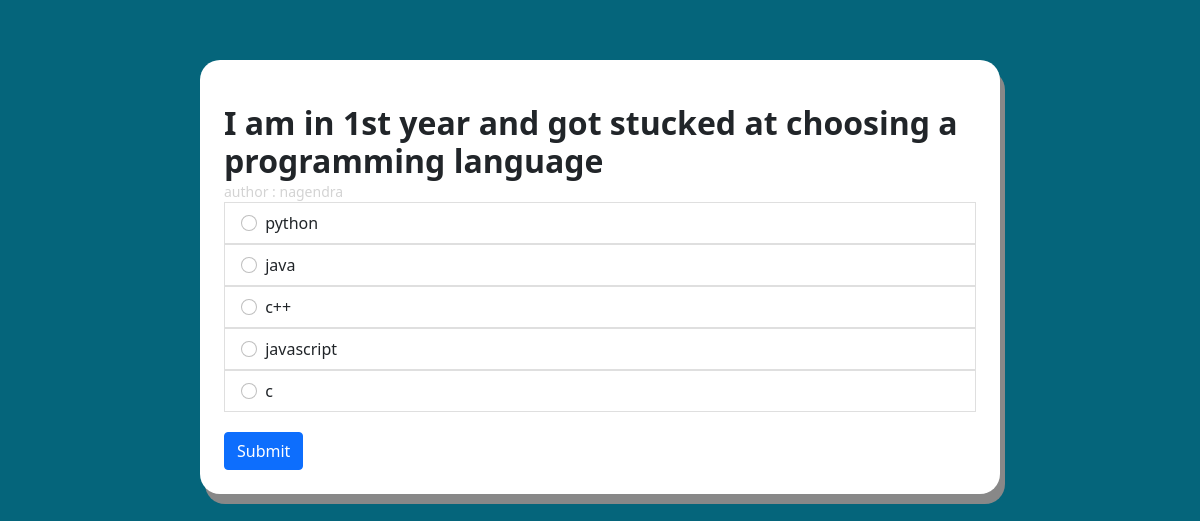
Page //tag/poll/2 (signed in) on the committed database.
### main/models.py (models this page shows, shortened)
class Poll(models.Model):
    tag = models.CharField(max_length=100)
    author = models.ForeignKey(User, null=False, on_delete=models.CASCADE)
    title = models.CharField(max_length=200)
    options = models.CharField(max_length=500)
    created_at = models.DateTimeField(auto_now_add=True)

class Choice(models.Model):
    poll = models.ForeignKey(Poll, null=False, on_delete = models.CASCADE, related_name='choices')
    text = models.CharField(max_length=100)
    vote = models.IntegerField(default=0)

### main/views.py (the view)
# urls.py: path('/<str:tag>/poll/<int:id>', views.pollPage, name='poll'),
def pollPage(request, tag, id):
	poll = Poll.objects.get(id=id)
	options = poll.choices.all()
	submitted = Track.objects.filter(poll=poll, user=request.user).exists()
	if submitted:
		return redirect('poll-result', tag=tag, id=id)
	return render(request, 'poll.html', {
		'poll': poll,
		'options': options,
		'tag': tag,
	})

### main/templates/poll.html (shortened to what this page needs)
{% extends 'layouts/page.html' %}
{% block content %}
<div class="page question-page">
	<h2 class="question-title">{{poll.title}}</h2>
	<span class="question-author">author : {{poll.author.username}}</span>
	<form method="POST" action=" {% url 'poll-result' tag poll.id %} ">
	<ul class="list-group" style="margin:0px">
		{% for option in options %}
		<label>
			<li class="list-group-item">
				<input class="form-check-input me-1" type="radio" name = 'choice' value="{{option.id}}" aria-label="...">
				{{option.text}}
			  </li>
		</label>
		{% endfor %}
	</ul>
	<input type="submit" value = "Submit" class = 'btn btn-primary'>
	</form>
</div>
{% endblock %}

### main/static/css/styles2.css (style rules this page uses)
.list-group { margin-top: 30px; }
.btn-primary { margin-top: 20px !important; }
label,li,input { cursor: pointer }

### main/static/css/styles.css (style rules this page uses)
html, body { font-family: Segoe UI; background-color: #05657b; }
*, *::after, *::before { box-sizing: border-box; }
ul { list-style: none; padding: 0; }
.page { display: flex; flex-direction: column; }
.question-title { font-weight: 900; margin: 20px auto 0 auto; }
.question-author { font-size: 14px; color: lightgray; }

### rows in the picture
Poll: title "I am in 1st year and got stucked at choosing a programming language", author.username "nagendra"
Choice: text "python"
Choice: text "java"
Choice: text "c++"
Choice: text "javascript"
Choice: text "c"
